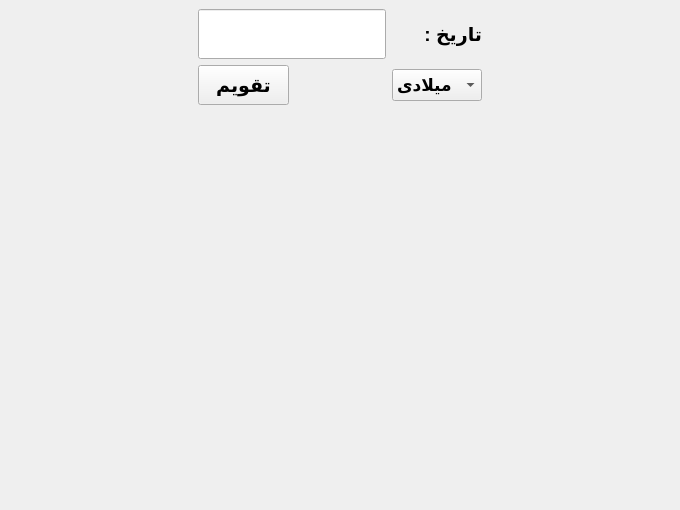
<?xml version="1.0" encoding="UTF-8"?>
<ui version="4.0">
 <class>MainWindow</class>
 <widget class="QMainWindow" name="MainWindow">
  <property name="geometry">
   <rect>
    <x>0</x>
    <y>0</y>
    <width>680</width>
    <height>510</height>
   </rect>
  </property>
  <property name="windowTitle">
   <string>MainWindow</string>
  </property>
  <property name="tabShape">
   <enum>QTabWidget::Rounded</enum>
  </property>
  <widget class="QWidget" name="centralwidget">
   <layout class="QGridLayout" name="gridLayout_2">
    <item row="0" column="0">
     <layout class="QHBoxLayout" name="horizontalLayout_3" stretch="20,30,20">
      <item>
       <spacer name="horizontalSpacer_3">
        <property name="orientation">
         <enum>Qt::Horizontal</enum>
        </property>
        <property name="sizeHint" stdset="0">
         <size>
          <width>195</width>
          <height>20</height>
         </size>
        </property>
       </spacer>
      </item>
      <item>
       <layout class="QGridLayout" name="gridLayout">
        <item row="0" column="0">
         <widget class="QLineEdit" name="lineEdit">
          <property name="minimumSize">
           <size>
            <width>0</width>
            <height>50</height>
           </size>
          </property>
          <property name="font">
           <font>
            <pointsize>14</pointsize>
            <bold>true</bold>
           </font>
          </property>
         </widget>
        </item>
        <item row="0" column="1">
         <widget class="QLabel" name="label">
          <property name="font">
           <font>
            <pointsize>14</pointsize>
            <bold>true</bold>
           </font>
          </property>
          <property name="text">
           <string>تاریخ :</string>
          </property>
         </widget>
        </item>
        <item row="1" column="0">
         <layout class="QHBoxLayout" name="horizontalLayout">
          <item>
           <widget class="QPushButton" name="pushButton">
            <property name="minimumSize">
             <size>
              <width>80</width>
              <height>40</height>
             </size>
            </property>
            <property name="font">
             <font>
              <pointsize>14</pointsize>
              <bold>true</bold>
             </font>
            </property>
            <property name="text">
             <string>تقویم</string>
            </property>
           </widget>
          </item>
          <item>
           <widget class="QPushButton" name="pushButton_2">
            <property name="text">
             <string/>
            </property>
            <property name="icon">
             <iconset>
              <normalon>:/Calendar/images/calendar.png</normalon>
             </iconset>
            </property>
            <property name="iconSize">
             <size>
              <width>40</width>
              <height>40</height>
             </size>
            </property>
            <property name="checkable">
             <bool>false</bool>
            </property>
            <property name="flat">
             <bool>true</bool>
            </property>
           </widget>
          </item>
         </layout>
        </item>
        <item row="1" column="1">
         <widget class="QComboBox" name="comboBox">
          <property name="minimumSize">
           <size>
            <width>80</width>
            <height>0</height>
           </size>
          </property>
          <property name="font">
           <font>
            <family>B Koodak</family>
            <pointsize>13</pointsize>
            <bold>true</bold>
           </font>
          </property>
          <item>
           <property name="text">
            <string>میلادی</string>
           </property>
          </item>
          <item>
           <property name="text">
            <string>شمسی</string>
           </property>
          </item>
         </widget>
        </item>
       </layout>
      </item>
      <item>
       <spacer name="horizontalSpacer_4">
        <property name="orientation">
         <enum>Qt::Horizontal</enum>
        </property>
        <property name="sizeHint" stdset="0">
         <size>
          <width>196</width>
          <height>20</height>
         </size>
        </property>
       </spacer>
      </item>
     </layout>
    </item>
    <item row="1" column="0">
     <widget class="QStackedWidget" name="stackedWidget">
      <property name="currentIndex">
       <number>1</number>
      </property>
      <widget class="QWidget" name="page_3">
       <layout class="QGridLayout" name="gridLayout_3" columnstretch="30,30,20,10">
        <item row="0" column="1">
         <spacer name="verticalSpacer_2">
          <property name="orientation">
           <enum>Qt::Vertical</enum>
          </property>
          <property name="sizeHint" stdset="0">
           <size>
            <width>20</width>
            <height>27</height>
           </size>
          </property>
         </spacer>
        </item>
        <item row="1" column="0" rowspan="2">
         <spacer name="horizontalSpacer_8">
          <property name="orientation">
           <enum>Qt::Horizontal</enum>
          </property>
          <property name="sizeHint" stdset="0">
           <size>
            <width>273</width>
            <height>20</height>
           </size>
          </property>
         </spacer>
        </item>
        <item row="1" column="3" rowspan="2">
         <spacer name="horizontalSpacer_9">
          <property name="orientation">
           <enum>Qt::Horizontal</enum>
          </property>
          <property name="sizeHint" stdset="0">
           <size>
            <width>272</width>
            <height>20</height>
           </size>
          </property>
         </spacer>
        </item>
        <item row="2" column="2">
         <spacer name="horizontalSpacer">
          <property name="orientation">
           <enum>Qt::Horizontal</enum>
          </property>
          <property name="sizeHint" stdset="0">
           <size>
            <width>103</width>
            <height>20</height>
           </size>
          </property>
         </spacer>
        </item>
        <item row="3" column="1">
         <spacer name="verticalSpacer_5">
          <property name="orientation">
           <enum>Qt::Vertical</enum>
          </property>
          <property name="sizeHint" stdset="0">
           <size>
            <width>20</width>
            <height>4</height>
           </size>
          </property>
         </spacer>
        </item>
        <item row="0" column="2" colspan="2">
         <layout class="QHBoxLayout" name="horizontalLayout_2" stretch="90,10">
          <item>
           <spacer name="horizontalSpacer_5">
            <property name="orientation">
             <enum>Qt::Horizontal</enum>
            </property>
            <property name="sizeHint" stdset="0">
             <size>
              <width>40</width>
              <height>20</height>
             </size>
            </property>
           </spacer>
          </item>
          <item>
           <widget class="QPushButton" name="pushButton_3">
            <property name="minimumSize">
             <size>
              <width>30</width>
              <height>28</height>
             </size>
            </property>
            <property name="baseSize">
             <size>
              <width>20</width>
              <height>0</height>
             </size>
            </property>
            <property name="text">
             <string/>
            </property>
            <property name="icon">
             <iconset>
              <normalon>:/Calendar/images/Close.png</normalon>
             </iconset>
            </property>
            <property name="iconSize">
             <size>
              <width>20</width>
              <height>20</height>
             </size>
            </property>
            <property name="flat">
             <bool>true</bool>
            </property>
           </widget>
          </item>
         </layout>
        </item>
        <item row="1" column="1" rowspan="2">
         <widget class="QCalendarWidget" name="calendarWidget">
          <property name="minimumSize">
           <size>
            <width>420</width>
            <height>270</height>
           </size>
          </property>
          <property name="font">
           <font>
            <family>Dosis ExtraBold</family>
            <pointsize>13</pointsize>
            <bold>true</bold>
            <kerning>true</kerning>
           </font>
          </property>
          <property name="layoutDirection">
           <enum>Qt::RightToLeft</enum>
          </property>
          <property name="autoFillBackground">
           <bool>true</bool>
          </property>
          <property name="inputMethodHints">
           <set>Qt::ImhNone</set>
          </property>
          <property name="gridVisible">
           <bool>false</bool>
          </property>
          <property name="horizontalHeaderFormat">
           <enum>QCalendarWidget::ShortDayNames</enum>
          </property>
          <property name="verticalHeaderFormat">
           <enum>QCalendarWidget::NoVerticalHeader</enum>
          </property>
          <property name="navigationBarVisible">
           <bool>true</bool>
          </property>
          <property name="dateEditEnabled">
           <bool>true</bool>
          </property>
         </widget>
        </item>
       </layout>
      </widget>
      <widget class="QWidget" name="page_4">
       <layout class="QVBoxLayout" name="verticalLayout_2">
        <item>
         <spacer name="verticalSpacer_6">
          <property name="orientation">
           <enum>Qt::Vertical</enum>
          </property>
          <property name="sizeHint" stdset="0">
           <size>
            <width>20</width>
            <height>273</height>
           </size>
          </property>
         </spacer>
        </item>
       </layout>
      </widget>
     </widget>
    </item>
   </layout>
  </widget>
 </widget>
 <resources/>
 <connections/>
</ui>
